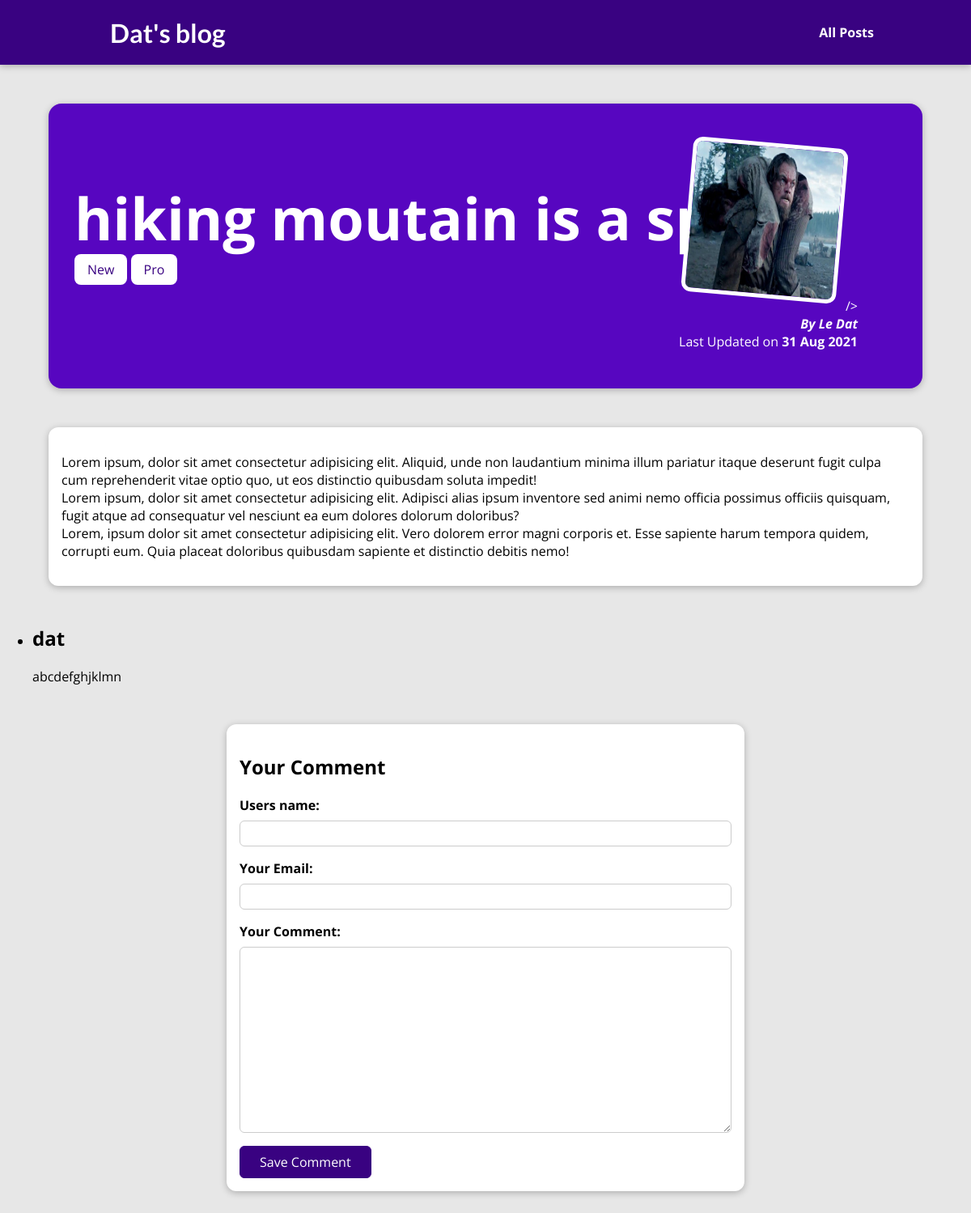
The page /posts/hike-in-the-moutains on the database its author committed.
### blog/models.py (models this page shows, shortened)
class Post(models.Model):
    title = models.CharField(max_length=150)
    excerpt =  models.CharField(max_length=200)
    image = models.ImageField(upload_to="posts", null=True)
    date = models.DateField(auto_now=True)
    slug = models.SlugField(unique=True)
    content = models.TextField(validators=[MinLengthValidator(10)])
    author = models.ForeignKey(
        Author, on_delete=models.SET_NULL, null=True, related_name="posts")
    tags = models.ManyToManyField(Tag)

class Tag(models.Model):
    caption = models.CharField(max_length=20)

class Author(models.Model):
    first_name = models.CharField(max_length=100)
    last_name = models.CharField(max_length=100)
    email = models.EmailField()
    def full_name(self):
        return f"{self.first_name} {self.last_name}"
    def __str__(self) -> str:
        return self.full_name()

class Comment(models.Model):
    users_name = models.CharField(max_length=120)
    user_email = models.EmailField()
    text = models.TextField(max_length=300)
    post = models.ForeignKey(
        Post, on_delete=models.CASCADE, related_name="comments")

### blog/views.py (the view, shortened to what this page needs)
# urls.py: path("posts/<slug:slug>", views.SinglePostView.as_view(),
class SinglePostView(View):
    def get(self, request, slug):
        post = Post.objects.get(slug=slug)
        context = {
          "post": post,
          "post_tags": post.tags.all(),
          "comment_form": CommentForm(),
          "comments": post.comments.all().order_by("-id")
        }
        return render(request, "blog/post-detail.html", context)

### blog/forms.py
class CommentForm(forms.ModelForm):
    class Meta:
        model = Comment
        exclude = ["post"]
        labels = {
            "user_name": "Your Name",
            "user_email": "Your Email",
            "text": "Your Comment"
        }

### blog/templates/blog/post-detail.html (shortened to what this page needs)
{% extends 'base.html' %}
{% load static %}
{% block css_files %}
    <link rel="stylesheet" href="{% static 'blog/post-detail.css' %}"/>
{% endblock %}
{% block content %}
    <section id='summary'>
        <h2>{{ post.title }}</h2>
        <div>
            {% for tag in post_tags %}
                <span class="tag">{{ tag.caption }}</span>
            {% endfor %}
        </div>
        <article>
            <img src="{{ post.image.url }}" alt="Post Tiltle"> />
            <address>By <a href="mailto:{{ post.author.email_address }}">{{ post.author }}</a></address>
            <div>
                Last Updated on <time>{{ post.date|date:"d M Y"}}</time>
            </div>
        </article>
    </section>
    <main>
        {{ post.content|linebreaks }}
    </main>
<section id="comments">
  <ul>
    {% for comment in comments %}
      <li>
        <h2>{{ comment.users_name }}</h2>
        <p>{{ comment.text|linebreaks }}</p>
      </li>
    {% endfor %}
  </ul>
</section>
<section id="comment-form">
  <h2>Your Comment</h2>
  <form action="{% url "post-detail-page" post.slug %}" method="POST">
    {% for form_field in comment_form %}
      <div class="form-control {% if form_field.errors %}invalid{% endif %}">
        {{ form_field.label_tag }}
        {{ form_field }}
      </div>
    {% endfor %}
    <button>Save Comment</button>
  </form>
</section>
{% endblock %}

### templates/base.html (shortened to what this page needs)
{% load static %}
<!DOCTYPE html>
<html lang="en">
<head>
    <link rel="stylesheet" href="{% static "app.css" %}" />
    {% block css_files %}{% endblock %}
</head>
<body>
    <header id="main-navigation">
        <h1><a href="{% url 'starting-page' %}">Dat's blog</a></h1>
        <nav>
            <a href="{% url 'posts-page' %}">All Posts</a>
        </nav>
    </header>
    {% block content %}
    {% endblock content %}
</body>
</html>

### static/app.css (style rules this page uses)
* { box-sizing: border-box; }
html { font-family: 'Open Sans', 'Lato', sans-serif; }
body { margin: 0; }
h1 { font-family: 'Lato', sans-serif; font-weight: bold; }
#main-navigation { width: 100%; height: 5rem; display: flex; justify-content: space-between; align-items: center; padding: 0 10%; position: absolute; top: 0; left: 0; }
#main-navigation a { text-decoration: none; color: white; font-weight: bold; margin-left: 1rem; }

### blog/static/blog/post-detail.css (style rules this page uses)
body { background-color: #e7e7e7; }
#main-navigation { background-color: #390281; box-shadow: 0 2px 8px rgba(0, 0, 0, 0.25); }
#summary { margin: 8rem auto 3rem auto; padding: 2rem; width: 90%; max-width: 90rem; border-radius: 16px; background-color: #5706c0; position: relative; box-shadow: 0 2px 8px rgba(0, 0, 0, 0.25); height: 22rem; }
#summary h2 { color: white; font-size: 4.5rem; margin-bottom: 0.25rem; }
#summary article { position: absolute; top: 2rem; right: 3rem; padding: 1rem 2rem; border-radius: 12px; text-align: right; color: white; }
#summary article img { width: 12rem; height: 12rem; border-radius: 12px; transform: rotateZ(5deg); border: 5px solid white; margin-bottom: 1rem; }
#summary address { font-weight: bold; }
#summary a { color: white; text-decoration: none; }
#summary time { font-weight: bold; }
main { width: 90%; max-width: 90rem; margin: 3rem auto; background-color: white; padding: 1rem; border-radius: 12px; box-shadow: 0 2px 8px rgba(0, 0, 0, 0.25); }
.tag { background-color: white; color: #390281; padding: 0.5rem 1rem; border-radius: 8px; }
#comment-form { margin: 3rem auto; width: 90%; max-width: 40rem; border-radius: 12px; background-color: white; box-shadow: 0 2px 8px rgba(0, 0, 0, 0.25); padding: 1rem; }
#comment-form button { font: inherit; background-color: #390281; color: white; border: 1px solid #390281; padding: 0.5rem 1.5rem; border-radius: 6px; cursor: pointer; }
.form-control { margin-bottom: 1rem; }
.form-control label { font-weight: bold; margin-bottom: 0.5rem; display: block; }
.form-control input, .form-control textarea { display: block; width: 100%; font: inherit; padding: 0.25rem; border-radius: 6px; border: 1px solid #ccc; }

### rows shown on the page
Post: title "hiking moutain is a sport", image (picture), author "Le Dat", date "31 Aug 2021", content "Lorem ipsum, dolor sit amet consectetur adipisicing elit. Aliquid, unde non laudantium minima illum pariatur itaque deserunt fugit culpa cum reprehenderit vitae optio quo, ut eos distinctio quibusdam soluta impedit! Lorem ipsum, dolor sit amet consectetur adipisicing elit. Adipisci alias ipsum inventore sed animi nemo officia possimus officiis quisquam, fugit atque ad consequatur vel nesciunt ea eum dolores dolorum doloribus? Lorem, ipsum dolor sit amet consectetur adipisicing elit. Vero dolorem error magni corporis et. Esse sapiente harum tempora quidem, corrupti eum. Quia placeat doloribus quibusdam sapiente et distinctio debitis nemo!"
Tag: caption "New"
Tag: caption "Pro"
Comment: users_name "dat", text "abcdefghjklmn"
